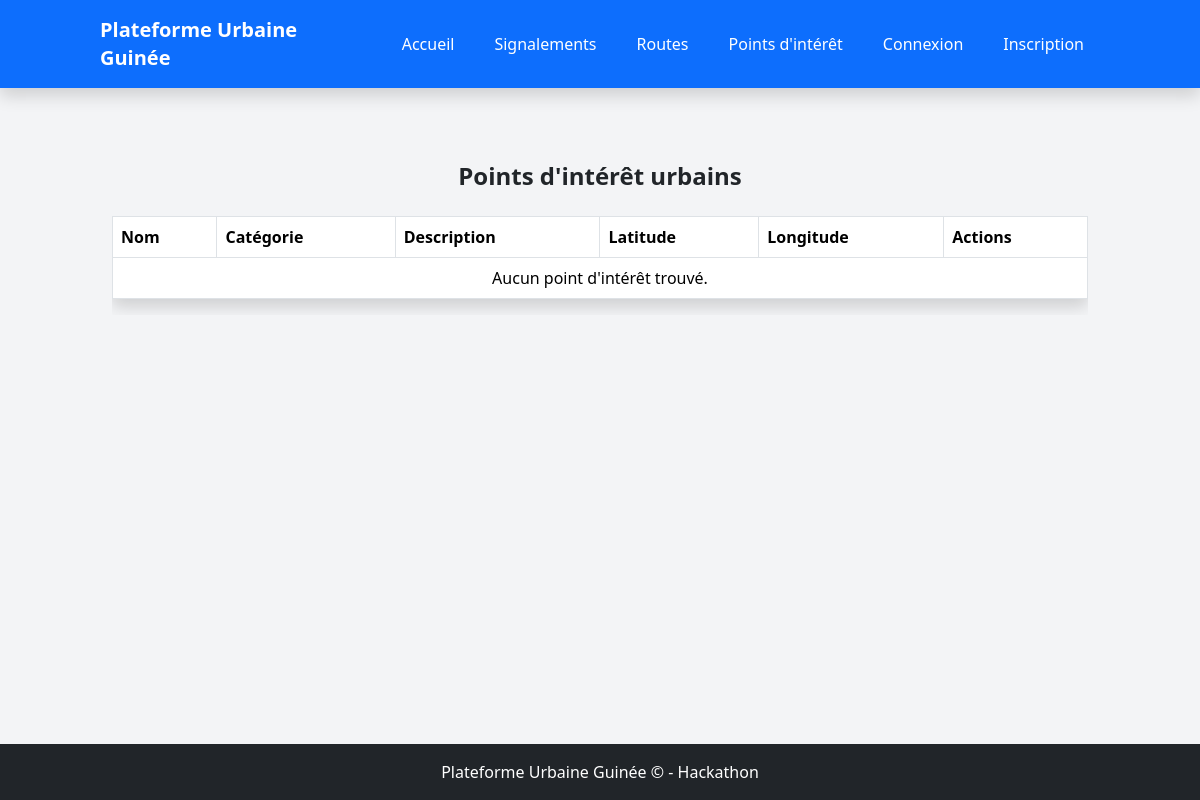
Before: /navigation/points-of-interest/ with the older database file.
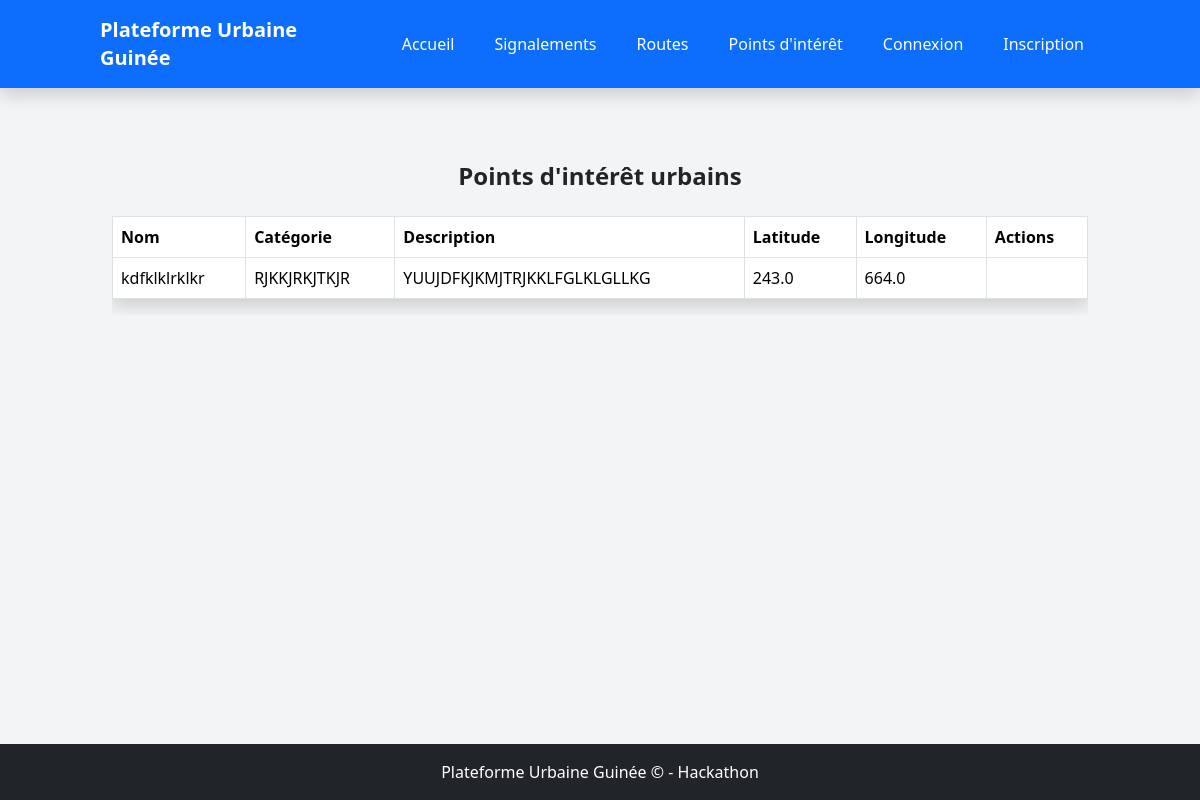
After: the same page with the newer database file.
### navigation/models.py (models this page shows, shortened)
class PointOfInterest(models.Model):
    name = models.CharField(max_length=255)
    latitude = models.FloatField()
    longitude = models.FloatField()
    description = models.TextField()
    category = models.CharField(max_length=100)

### navigation/views.py (the view)
# urls.py: path('points-of-interest/', views.PointOfInterestListView.as_view(), name='poi-list'),
class PointOfInterestListView(ListView):
    model = PointOfInterest
    template_name = 'navigation/pointofinterest_list.html'
    context_object_name = 'points'

### templates/navigation/pointofinterest_list.html (shortened to what this page needs)
{% extends "base.html" %}
{% block content %}
<div class="container mt-5">
    <h2 class="text-2xl font-bold mb-4 text-center">Points d'intérêt urbains</h2>
    <div class="table-responsive">
        <table class="table table-bordered bg-white rounded shadow">
            <thead>
                <tr>
                    <th>Nom</th>
                    <th>Catégorie</th>
                    <th>Description</th>
                    <th>Latitude</th>
                    <th>Longitude</th>
                    <th>Actions</th>
                </tr>
            </thead>
            <tbody>
                {% for point in object_list %}
                <tr>
                    <td>{{ point.name }}</td>
                    <td>{{ point.category }}</td>
                    <td>{{ point.description|truncatechars:50 }}</td>
                    <td>{{ point.latitude }}</td>
                    <td>{{ point.longitude }}</td>
                    <td>
                    </td>
                </tr>
                {% empty %}
                <tr>
                    <td colspan="6" class="text-center">Aucun point d'intérêt trouvé.</td>
                </tr>
                {% endfor %}
            </tbody>
        </table>
    </div>
</div>
{% endblock %}

Changed rows visible on the page:
added PointOfInterest: name "kdfklklrklkr", category "RJKKJRKJTKJR", description "YUUJDFKJKMJTRJKKLFGLKLGLLKG", latitude "243.0", longitude "664.0"
Other visible differences:
text no longer shown: "Aucun point d'intérêt trouvé."
